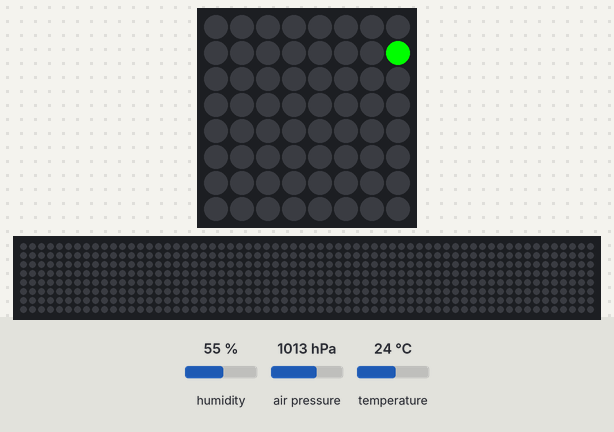
A program run on a simulated Raspberry Pi (BCM pin numbers) with a Sense HAT. On the bench: the Sense HAT's 8×8 RGB LED matrix, a strip that is not on the board, showing the scrolling text unrolled. The test bench sets the inputs (shaded band); at power-on: humidity 55 %, air pressure 1013 hPa, temperature 24 °C. The 64×8 strip is a reading aid, not a part: it shows the text the matrix is scrolling, unrolled, one strip-width of it at a time. At 35.4 s the program stops and its outputs stay as they are.

Above: at 0.17 s.
At 8.93 s:
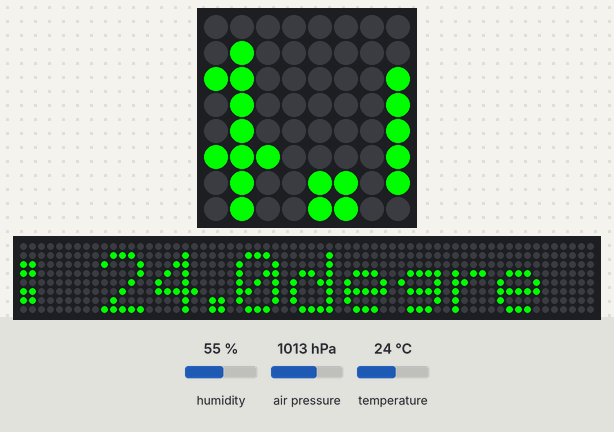
At 15.48 s:
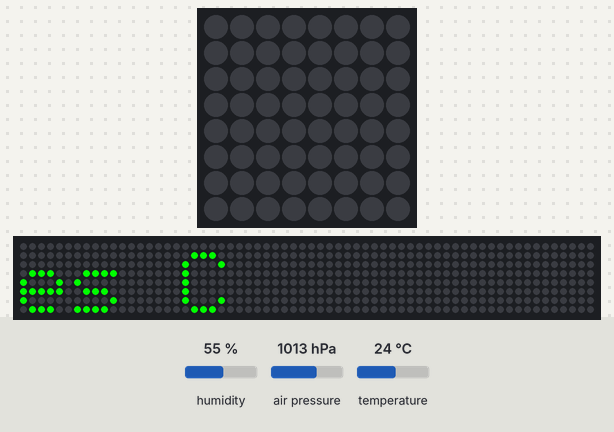
At 17.69 s:
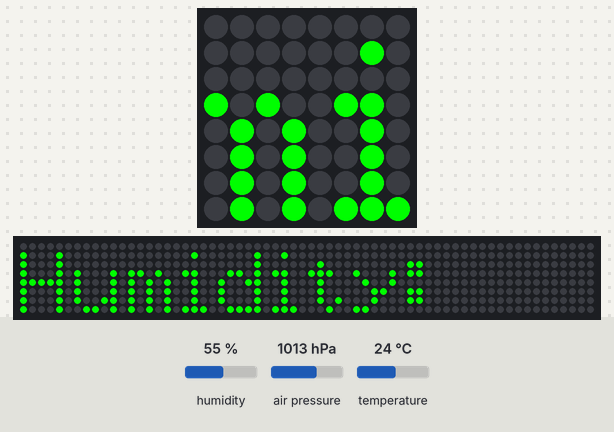
At 26.45 s:
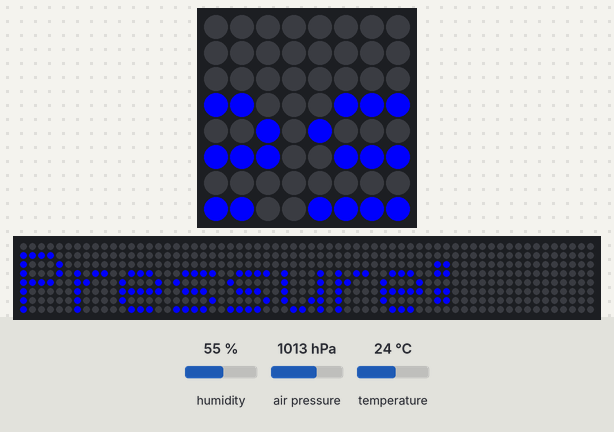
At 35.32 s:
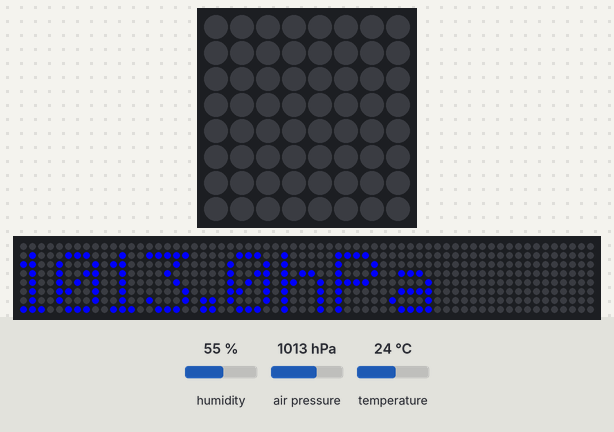

The program:

sensehat_alert.py
```python
#### Defining a few variables

username = "idesigns17bc@gmail.com"
password = "hydroponics"
from_address = "idesigns17bc@gmail.com"
to_address = "digicosmos@gmail.com"

def send_gmail(msg_content):  # define a function for easy accesss

    import smtplib
    from email.message import EmailMessage

    msg = EmailMessage()
    msg.set_content(msg_content)
    msg['subject'] = 'Alert from SenseHAT'
    msg['from'] = from_address
    msg['to'] = to_address

    smtp = smtplib.SMTP_SSL("smtp.gmail.com")
    smtp.login(username, password)
    smtp.send_message(msg)
    smtp.quit()

#### SenseHAT Code

from sense_hat import SenseHat
import time
sense = SenseHat()

r = (255, 0, 0)
g = (0, 255, 0)
b = (0, 0, 255)

t = sense.get_temperature()
h = sense.get_humidity()
p = sense.get_pressure()

t = round(t, 1)
h = round(h, 1)
p = round(p, 1)

last_alert = None

if t > 30:
    now = time.time()
    if last_alert is None or now - last_alert > 1 * 60:  # 1 minute
        send_gmail("Temperature is too high!!!")
        last_alert = now
    sense.show_message("Temperature: " + str(t) + "degrees C", text_colour = r)
else:
    sense.show_message("Temperature: " + str(t) + "degrees C", text_colour = g)

sense.show_message("Humidity: " + str(h) + "%", text_colour = g)
sense.show_message("Pressure: " + str(p) + "hPa", text_colour = b)
```
